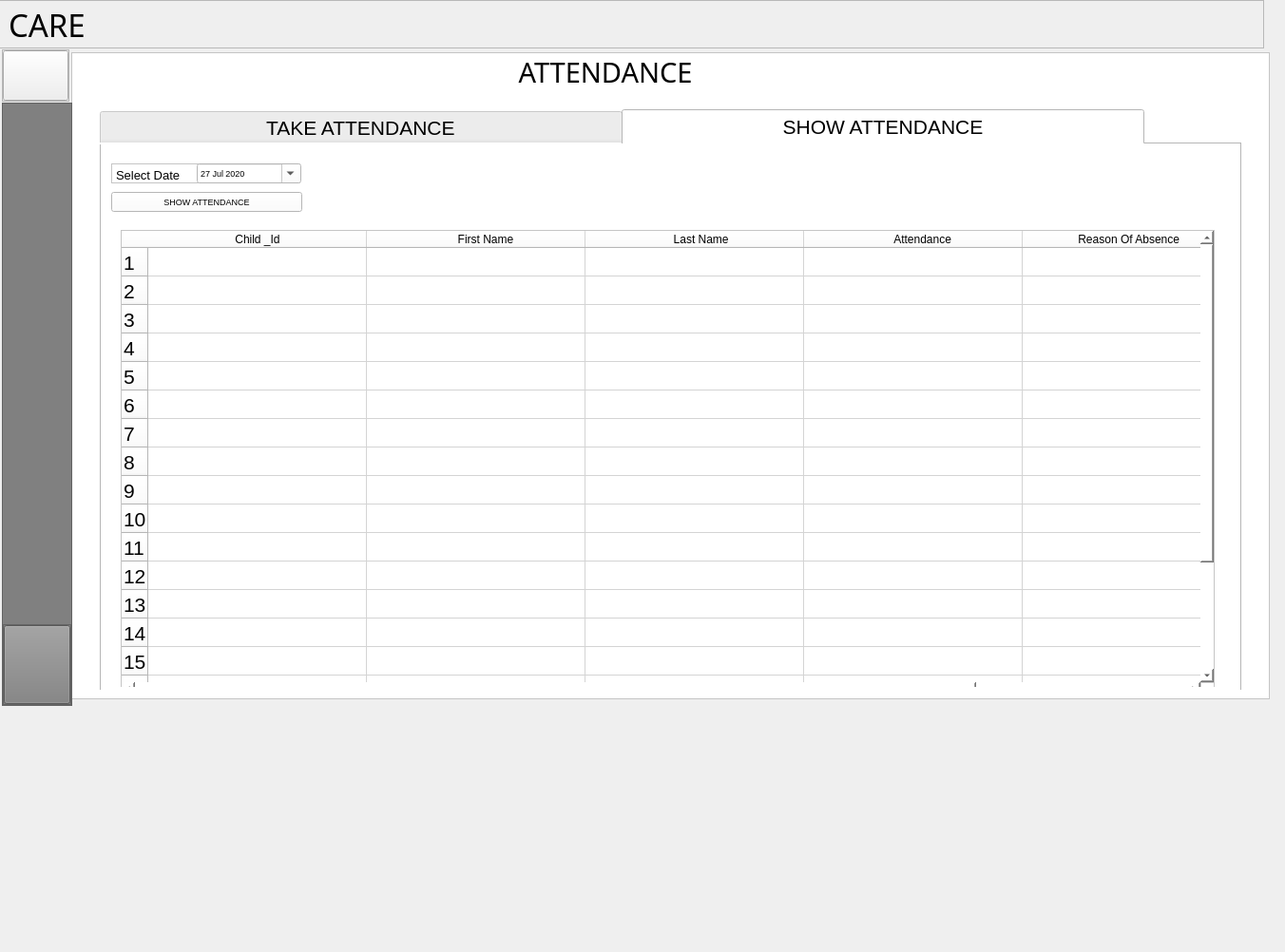
<?xml version="1.0" encoding="UTF-8"?>
<ui version="4.0">
 <class>MainWindow</class>
 <widget class="QMainWindow" name="MainWindow">
  <property name="geometry">
   <rect>
    <x>0</x>
    <y>0</y>
    <width>1352</width>
    <height>1002</height>
   </rect>
  </property>
  <property name="windowTitle">
   <string>MainWindow</string>
  </property>
  <widget class="QWidget" name="centralwidget">
   <widget class="QFrame" name="frame_right">
    <property name="geometry">
     <rect>
      <x>75</x>
      <y>55</y>
      <width>1261</width>
      <height>681</height>
     </rect>
    </property>
    <property name="sizePolicy">
     <sizepolicy hsizetype="Expanding" vsizetype="Expanding">
      <horstretch>0</horstretch>
      <verstretch>0</verstretch>
     </sizepolicy>
    </property>
    <property name="styleSheet">
     <string notr="true">*{
   background:white;
}</string>
    </property>
    <property name="frameShape">
     <enum>QFrame::StyledPanel</enum>
    </property>
    <property name="frameShadow">
     <enum>QFrame::Raised</enum>
    </property>
    <layout class="QVBoxLayout" name="verticalLayout_3">
     <item>
      <widget class="QStackedWidget" name="stackedWidget">
       <property name="currentIndex">
        <number>1</number>
       </property>
       <widget class="QWidget" name="add_dataset"/>
       <widget class="QWidget" name="attendance">
        <widget class="QLabel" name="label">
         <property name="geometry">
          <rect>
           <x>-270</x>
           <y>-10</y>
           <width>1701</width>
           <height>41</height>
          </rect>
         </property>
         <property name="font">
          <font>
           <family>AcmeFont</family>
           <pointsize>22</pointsize>
          </font>
         </property>
         <property name="text">
          <string>                                                                                                 ATTENDANCE</string>
         </property>
        </widget>
        <widget class="QTabWidget" name="tabWidget">
         <property name="geometry">
          <rect>
           <x>20</x>
           <y>50</y>
           <width>1201</width>
           <height>671</height>
          </rect>
         </property>
         <property name="minimumSize">
          <size>
           <width>1201</width>
           <height>0</height>
          </size>
         </property>
         <property name="font">
          <font>
           <pointsize>16</pointsize>
           <weight>50</weight>
           <bold>false</bold>
          </font>
         </property>
         <property name="tabPosition">
          <enum>QTabWidget::North</enum>
         </property>
         <property name="tabShape">
          <enum>QTabWidget::Rounded</enum>
         </property>
         <property name="currentIndex">
          <number>1</number>
         </property>
         <property name="iconSize">
          <size>
           <width>16</width>
           <height>16</height>
          </size>
         </property>
         <property name="elideMode">
          <enum>Qt::ElideNone</enum>
         </property>
         <widget class="QWidget" name="takeattendance">
          <attribute name="title">
           <string>                            TAKE ATTENDANCE                            </string>
          </attribute>
          <widget class="QTextEdit" name="textEdit">
           <property name="geometry">
            <rect>
             <x>10</x>
             <y>10</y>
             <width>101</width>
             <height>31</height>
            </rect>
           </property>
           <property name="html">
            <string>&lt;!DOCTYPE HTML PUBLIC &quot;-//W3C//DTD HTML 4.0//EN&quot; &quot;http://www.w3.org/TR/REC-html40/strict.dtd&quot;&gt;
&lt;html&gt;&lt;head&gt;&lt;meta name=&quot;qrichtext&quot; content=&quot;1&quot; /&gt;&lt;style type=&quot;text/css&quot;&gt;
p, li { white-space: pre-wrap; }
&lt;/style&gt;&lt;/head&gt;&lt;body style=&quot; font-family:'MS Shell Dlg 2'; font-size:8.25pt; font-weight:400; font-style:normal;&quot;&gt;
&lt;p style=&quot; margin-top:0px; margin-bottom:0px; margin-left:0px; margin-right:0px; -qt-block-indent:0; text-indent:0px;&quot;&gt;&lt;span style=&quot; font-size:12pt;&quot;&gt;Date &lt;/span&gt;&lt;/p&gt;&lt;/body&gt;&lt;/html&gt;</string>
           </property>
          </widget>
          <widget class="QDateEdit" name="dateEdit_2">
           <property name="geometry">
            <rect>
             <x>70</x>
             <y>10</y>
             <width>161</width>
             <height>31</height>
            </rect>
           </property>
           <property name="calendarPopup">
            <bool>false</bool>
           </property>
           <property name="date">
            <date>
             <year>2020</year>
             <month>7</month>
             <day>27</day>
            </date>
           </property>
          </widget>
          <widget class="QTableWidget" name="tableWidget_4">
           <property name="geometry">
            <rect>
             <x>20</x>
             <y>60</y>
             <width>1161</width>
             <height>561</height>
            </rect>
           </property>
           <property name="font">
            <font>
             <pointsize>8</pointsize>
            </font>
           </property>
           <property name="rowCount">
            <number>20</number>
           </property>
           <attribute name="horizontalHeaderDefaultSectionSize">
            <number>187</number>
           </attribute>
           <row/>
           <row/>
           <row/>
           <row/>
           <row/>
           <row/>
           <row/>
           <row/>
           <row/>
           <row/>
           <row/>
           <row/>
           <row/>
           <row/>
           <row/>
           <row/>
           <row/>
           <row/>
           <row/>
           <row/>
           <column>
            <property name="text">
             <string>Child Id</string>
            </property>
           </column>
           <column>
            <property name="text">
             <string>First Name</string>
            </property>
           </column>
           <column>
            <property name="text">
             <string>Last Name</string>
            </property>
           </column>
           <column>
            <property name="text">
             <string>Date</string>
            </property>
           </column>
           <column>
            <property name="text">
             <string>Attendance</string>
            </property>
           </column>
           <column>
            <property name="text">
             <string>Reason Of Reason</string>
            </property>
           </column>
          </widget>
         </widget>
         <widget class="QWidget" name="showattendance">
          <attribute name="title">
           <string>                           SHOW ATTENDANCE                           </string>
          </attribute>
          <widget class="QTextBrowser" name="textBrowser">
           <property name="geometry">
            <rect>
             <x>10</x>
             <y>20</y>
             <width>121</width>
             <height>21</height>
            </rect>
           </property>
           <property name="html">
            <string>&lt;!DOCTYPE HTML PUBLIC &quot;-//W3C//DTD HTML 4.0//EN&quot; &quot;http://www.w3.org/TR/REC-html40/strict.dtd&quot;&gt;
&lt;html&gt;&lt;head&gt;&lt;meta name=&quot;qrichtext&quot; content=&quot;1&quot; /&gt;&lt;style type=&quot;text/css&quot;&gt;
p, li { white-space: pre-wrap; }
&lt;/style&gt;&lt;/head&gt;&lt;body style=&quot; font-family:'MS Shell Dlg 2'; font-size:8.25pt; font-weight:400; font-style:normal;&quot;&gt;
&lt;p style=&quot; margin-top:0px; margin-bottom:0px; margin-left:0px; margin-right:0px; -qt-block-indent:0; text-indent:0px;&quot;&gt;&lt;span style=&quot; font-size:10pt;&quot;&gt;Select Date&lt;/span&gt;&lt;/p&gt;&lt;/body&gt;&lt;/html&gt;</string>
           </property>
          </widget>
          <widget class="QDateEdit" name="dateEdit">
           <property name="geometry">
            <rect>
             <x>100</x>
             <y>20</y>
             <width>110</width>
             <height>21</height>
            </rect>
           </property>
           <property name="font">
            <font>
             <pointsize>7</pointsize>
            </font>
           </property>
           <property name="wrapping">
            <bool>false</bool>
           </property>
           <property name="calendarPopup">
            <bool>true</bool>
           </property>
           <property name="date">
            <date>
             <year>2020</year>
             <month>7</month>
             <day>27</day>
            </date>
           </property>
          </widget>
          <widget class="QPushButton" name="pushButton_2">
           <property name="geometry">
            <rect>
             <x>10</x>
             <y>50</y>
             <width>201</width>
             <height>21</height>
            </rect>
           </property>
           <property name="font">
            <font>
             <pointsize>7</pointsize>
            </font>
           </property>
           <property name="text">
            <string>SHOW ATTENDANCE</string>
           </property>
          </widget>
          <widget class="QFrame" name="frame_2">
           <property name="geometry">
            <rect>
             <x>20</x>
             <y>90</y>
             <width>1151</width>
             <height>481</height>
            </rect>
           </property>
           <property name="frameShape">
            <enum>QFrame::StyledPanel</enum>
           </property>
           <property name="frameShadow">
            <enum>QFrame::Raised</enum>
           </property>
           <widget class="QTableWidget" name="tableWidget">
            <property name="geometry">
             <rect>
              <x>0</x>
              <y>0</y>
              <width>1151</width>
              <height>491</height>
             </rect>
            </property>
            <property name="rowCount">
             <number>20</number>
            </property>
            <attribute name="horizontalHeaderDefaultSectionSize">
             <number>230</number>
            </attribute>
            <row/>
            <row/>
            <row/>
            <row/>
            <row/>
            <row/>
            <row/>
            <row/>
            <row/>
            <row/>
            <row/>
            <row/>
            <row/>
            <row/>
            <row/>
            <row/>
            <row/>
            <row/>
            <row/>
            <row/>
            <column>
             <property name="text">
              <string>        Child _Id        </string>
             </property>
            </column>
            <column>
             <property name="text">
              <string>             First Name       </string>
             </property>
            </column>
            <column>
             <property name="text">
              <string>           Last Name       </string>
             </property>
            </column>
            <column>
             <property name="text">
              <string>              Attendance        </string>
             </property>
            </column>
            <column>
             <property name="text">
              <string>                                              Reason Of Absence                                                </string>
             </property>
            </column>
           </widget>
          </widget>
         </widget>
        </widget>
       </widget>
       <widget class="QWidget" name="in_out">
        <widget class="QLabel" name="label_2">
         <property name="geometry">
          <rect>
           <x>-4</x>
           <y>-8</y>
           <width>1251</width>
           <height>41</height>
          </rect>
         </property>
         <property name="font">
          <font>
           <family>AcmeFont</family>
           <pointsize>22</pointsize>
          </font>
         </property>
         <property name="text">
          <string>                                                          IN AND OUT MOVEMENT</string>
         </property>
        </widget>
        <widget class="QTabWidget" name="tabWidget_2">
         <property name="geometry">
          <rect>
           <x>10</x>
           <y>50</y>
           <width>1211</width>
           <height>601</height>
          </rect>
         </property>
         <property name="minimumSize">
          <size>
           <width>1201</width>
           <height>0</height>
          </size>
         </property>
         <property name="font">
          <font>
           <pointsize>16</pointsize>
           <weight>50</weight>
           <bold>false</bold>
          </font>
         </property>
         <property name="tabPosition">
          <enum>QTabWidget::North</enum>
         </property>
         <property name="tabShape">
          <enum>QTabWidget::Rounded</enum>
         </property>
         <property name="currentIndex">
          <number>1</number>
         </property>
         <property name="iconSize">
          <size>
           <width>16</width>
           <height>16</height>
          </size>
         </property>
         <property name="elideMode">
          <enum>Qt::ElideNone</enum>
         </property>
         <widget class="QWidget" name="takeattendance_2">
          <attribute name="title">
           <string>                        TODAYS IN AND OUT DETAIL                   </string>
          </attribute>
          <widget class="QTableWidget" name="tableWidget_3">
           <property name="geometry">
            <rect>
             <x>30</x>
             <y>50</y>
             <width>1151</width>
             <height>521</height>
            </rect>
           </property>
           <property name="sizePolicy">
            <sizepolicy hsizetype="Expanding" vsizetype="Expanding">
             <horstretch>0</horstretch>
             <verstretch>0</verstretch>
            </sizepolicy>
           </property>
           <property name="sizeAdjustPolicy">
            <enum>QAbstractScrollArea::AdjustIgnored</enum>
           </property>
           <property name="rowCount">
            <number>20</number>
           </property>
           <attribute name="horizontalHeaderDefaultSectionSize">
            <number>223</number>
           </attribute>
           <attribute name="horizontalHeaderStretchLastSection">
            <bool>false</bool>
           </attribute>
           <row/>
           <row/>
           <row/>
           <row/>
           <row/>
           <row/>
           <row/>
           <row/>
           <row/>
           <row/>
           <row/>
           <row/>
           <row/>
           <row/>
           <row/>
           <row/>
           <row/>
           <row/>
           <row/>
           <row/>
           <column>
            <property name="text">
             <string>Id </string>
            </property>
            <property name="font">
             <font>
              <pointsize>10</pointsize>
             </font>
            </property>
           </column>
           <column>
            <property name="text">
             <string>Date-Out</string>
            </property>
            <property name="font">
             <font>
              <pointsize>10</pointsize>
             </font>
            </property>
           </column>
           <column>
            <property name="text">
             <string>Time-Out</string>
            </property>
            <property name="font">
             <font>
              <pointsize>10</pointsize>
             </font>
            </property>
           </column>
           <column>
            <property name="text">
             <string>Date-In</string>
            </property>
            <property name="font">
             <font>
              <pointsize>10</pointsize>
             </font>
            </property>
           </column>
           <column>
            <property name="text">
             <string>Time-In</string>
            </property>
            <property name="font">
             <font>
              <pointsize>10</pointsize>
             </font>
            </property>
           </column>
          </widget>
          <widget class="QPushButton" name="show">
           <property name="geometry">
            <rect>
             <x>30</x>
             <y>10</y>
             <width>75</width>
             <height>23</height>
            </rect>
           </property>
           <property name="text">
            <string>SHOW</string>
           </property>
          </widget>
         </widget>
         <widget class="QWidget" name="showattendance_2">
          <attribute name="title">
           <string>                     SHOW IN AND OUT DETAILS                       </string>
          </attribute>
          <widget class="QTextBrowser" name="textBrowser_2">
           <property name="geometry">
            <rect>
             <x>10</x>
             <y>20</y>
             <width>121</width>
             <height>21</height>
            </rect>
           </property>
           <property name="font">
            <font>
             <pointsize>6</pointsize>
            </font>
           </property>
           <property name="html">
            <string>&lt;!DOCTYPE HTML PUBLIC &quot;-//W3C//DTD HTML 4.0//EN&quot; &quot;http://www.w3.org/TR/REC-html40/strict.dtd&quot;&gt;
&lt;html&gt;&lt;head&gt;&lt;meta name=&quot;qrichtext&quot; content=&quot;1&quot; /&gt;&lt;style type=&quot;text/css&quot;&gt;
p, li { white-space: pre-wrap; }
&lt;/style&gt;&lt;/head&gt;&lt;body style=&quot; font-family:'MS Shell Dlg 2'; font-size:6pt; font-weight:400; font-style:normal;&quot;&gt;
&lt;p style=&quot; margin-top:0px; margin-bottom:0px; margin-left:0px; margin-right:0px; -qt-block-indent:0; text-indent:0px;&quot;&gt;&lt;span style=&quot; font-size:10pt;&quot;&gt;Select Date&lt;/span&gt;&lt;/p&gt;&lt;/body&gt;&lt;/html&gt;</string>
           </property>
          </widget>
          <widget class="QDateEdit" name="dateEdit_4">
           <property name="geometry">
            <rect>
             <x>100</x>
             <y>20</y>
             <width>121</width>
             <height>21</height>
            </rect>
           </property>
           <property name="font">
            <font>
             <pointsize>7</pointsize>
            </font>
           </property>
           <property name="calendarPopup">
            <bool>true</bool>
           </property>
           <property name="date">
            <date>
             <year>2020</year>
             <month>7</month>
             <day>27</day>
            </date>
           </property>
          </widget>
          <widget class="QPushButton" name="showinandout">
           <property name="geometry">
            <rect>
             <x>10</x>
             <y>50</y>
             <width>211</width>
             <height>21</height>
            </rect>
           </property>
           <property name="font">
            <font>
             <family>Leelawadee</family>
             <pointsize>7</pointsize>
            </font>
           </property>
           <property name="text">
            <string>SHOW IN AND OUT</string>
           </property>
          </widget>
          <widget class="QTableWidget" name="tableWidget_2">
           <property name="geometry">
            <rect>
             <x>20</x>
             <y>90</y>
             <width>1171</width>
             <height>481</height>
            </rect>
           </property>
           <property name="font">
            <font>
             <pointsize>8</pointsize>
            </font>
           </property>
           <property name="rowCount">
            <number>20</number>
           </property>
           <attribute name="horizontalHeaderDefaultSectionSize">
            <number>223</number>
           </attribute>
           <row/>
           <row/>
           <row/>
           <row/>
           <row/>
           <row/>
           <row/>
           <row/>
           <row/>
           <row/>
           <row/>
           <row/>
           <row/>
           <row/>
           <row/>
           <row/>
           <row/>
           <row/>
           <row/>
           <row/>
           <column>
            <property name="text">
             <string>Id </string>
            </property>
            <property name="font">
             <font>
              <pointsize>10</pointsize>
             </font>
            </property>
           </column>
           <column>
            <property name="text">
             <string>Date-Out</string>
            </property>
            <property name="font">
             <font>
              <pointsize>10</pointsize>
             </font>
            </property>
           </column>
           <column>
            <property name="text">
             <string>Time-Out</string>
            </property>
            <property name="font">
             <font>
              <pointsize>10</pointsize>
             </font>
            </property>
           </column>
           <column>
            <property name="text">
             <string>Date-In</string>
            </property>
            <property name="font">
             <font>
              <pointsize>10</pointsize>
             </font>
            </property>
           </column>
           <column>
            <property name="text">
             <string>Time-In</string>
            </property>
            <property name="font">
             <font>
              <pointsize>10</pointsize>
             </font>
            </property>
           </column>
          </widget>
         </widget>
        </widget>
       </widget>
       <widget class="QWidget" name="detail"/>
      </widget>
     </item>
    </layout>
   </widget>
   <widget class="QFrame" name="frame_top">
    <property name="geometry">
     <rect>
      <x>-1</x>
      <y>0</y>
      <width>1331</width>
      <height>51</height>
     </rect>
    </property>
    <property name="sizePolicy">
     <sizepolicy hsizetype="Expanding" vsizetype="Expanding">
      <horstretch>0</horstretch>
      <verstretch>0</verstretch>
     </sizepolicy>
    </property>
    <property name="frameShape">
     <enum>QFrame::StyledPanel</enum>
    </property>
    <property name="frameShadow">
     <enum>QFrame::Raised</enum>
    </property>
    <layout class="QHBoxLayout" name="horizontalLayout">
     <item>
      <widget class="QLabel" name="label_3">
       <property name="sizePolicy">
        <sizepolicy hsizetype="Preferred" vsizetype="Preferred">
         <horstretch>0</horstretch>
         <verstretch>0</verstretch>
        </sizepolicy>
       </property>
       <property name="font">
        <font>
         <family>Bodoni MT</family>
         <pointsize>25</pointsize>
        </font>
       </property>
       <property name="text">
        <string>CARE</string>
       </property>
       <property name="scaledContents">
        <bool>true</bool>
       </property>
      </widget>
     </item>
    </layout>
   </widget>
   <widget class="QFrame" name="frame_toggle">
    <property name="geometry">
     <rect>
      <x>2</x>
      <y>52</y>
      <width>71</width>
      <height>55</height>
     </rect>
    </property>
    <property name="frameShape">
     <enum>QFrame::StyledPanel</enum>
    </property>
    <property name="frameShadow">
     <enum>QFrame::Raised</enum>
    </property>
    <layout class="QVBoxLayout" name="verticalLayout_2">
     <property name="spacing">
      <number>1</number>
     </property>
     <property name="leftMargin">
      <number>0</number>
     </property>
     <property name="topMargin">
      <number>0</number>
     </property>
     <property name="rightMargin">
      <number>0</number>
     </property>
     <property name="bottomMargin">
      <number>0</number>
     </property>
     <item>
      <widget class="QPushButton" name="toggle_button">
       <property name="sizePolicy">
        <sizepolicy hsizetype="Expanding" vsizetype="Expanding">
         <horstretch>0</horstretch>
         <verstretch>0</verstretch>
        </sizepolicy>
       </property>
       <property name="text">
        <string/>
       </property>
       <property name="icon">
        <iconset>
         <normaloff>:/icon/cil-menu.png</normaloff>:/icon/cil-menu.png</iconset>
       </property>
       <property name="iconSize">
        <size>
         <width>40</width>
         <height>40</height>
        </size>
       </property>
      </widget>
     </item>
    </layout>
   </widget>
   <widget class="QFrame" name="frame_left">
    <property name="geometry">
     <rect>
      <x>2</x>
      <y>108</y>
      <width>74</width>
      <height>635</height>
     </rect>
    </property>
    <property name="sizePolicy">
     <sizepolicy hsizetype="Preferred" vsizetype="Preferred">
      <horstretch>0</horstretch>
      <verstretch>0</verstretch>
     </sizepolicy>
    </property>
    <property name="minimumSize">
     <size>
      <width>70</width>
      <height>0</height>
     </size>
    </property>
    <property name="styleSheet">
     <string notr="true">*{
   background:grey;
}</string>
    </property>
    <property name="frameShape">
     <enum>QFrame::StyledPanel</enum>
    </property>
    <property name="frameShadow">
     <enum>QFrame::Raised</enum>
    </property>
    <layout class="QVBoxLayout" name="verticalLayout" stretch="0,0">
     <property name="spacing">
      <number>1</number>
     </property>
     <property name="leftMargin">
      <number>0</number>
     </property>
     <property name="topMargin">
      <number>0</number>
     </property>
     <property name="rightMargin">
      <number>0</number>
     </property>
     <property name="bottomMargin">
      <number>0</number>
     </property>
     <item alignment="Qt::AlignTop">
      <widget class="QFrame" name="frame_menu">
       <property name="enabled">
        <bool>true</bool>
       </property>
       <property name="sizePolicy">
        <sizepolicy hsizetype="Minimum" vsizetype="Minimum">
         <horstretch>70</horstretch>
         <verstretch>0</verstretch>
        </sizepolicy>
       </property>
       <property name="minimumSize">
        <size>
         <width>70</width>
         <height>0</height>
        </size>
       </property>
       <property name="frameShape">
        <enum>QFrame::NoFrame</enum>
       </property>
       <property name="frameShadow">
        <enum>QFrame::Raised</enum>
       </property>
      </widget>
     </item>
     <item alignment="Qt::AlignBottom">
      <widget class="QFrame" name="frame">
       <property name="sizePolicy">
        <sizepolicy hsizetype="Expanding" vsizetype="Preferred">
         <horstretch>0</horstretch>
         <verstretch>0</verstretch>
        </sizepolicy>
       </property>
       <property name="minimumSize">
        <size>
         <width>70</width>
         <height>85</height>
        </size>
       </property>
       <property name="frameShape">
        <enum>QFrame::StyledPanel</enum>
       </property>
       <property name="frameShadow">
        <enum>QFrame::Raised</enum>
       </property>
       <layout class="QVBoxLayout" name="verticalLayout_4">
        <property name="spacing">
         <number>1</number>
        </property>
        <property name="leftMargin">
         <number>0</number>
        </property>
        <property name="topMargin">
         <number>0</number>
        </property>
        <property name="rightMargin">
         <number>0</number>
        </property>
        <property name="bottomMargin">
         <number>0</number>
        </property>
        <item>
         <widget class="QPushButton" name="pushButton">
          <property name="sizePolicy">
           <sizepolicy hsizetype="Expanding" vsizetype="Expanding">
            <horstretch>0</horstretch>
            <verstretch>0</verstretch>
           </sizepolicy>
          </property>
          <property name="text">
           <string/>
          </property>
          <property name="icon">
           <iconset>
            <normaloff>:/icon/cil-loop-circular.png</normaloff>:/icon/cil-loop-circular.png</iconset>
          </property>
          <property name="iconSize">
           <size>
            <width>40</width>
            <height>40</height>
           </size>
          </property>
         </widget>
        </item>
       </layout>
      </widget>
     </item>
    </layout>
   </widget>
   <zorder>frame_top</zorder>
   <zorder>frame_right</zorder>
   <zorder>frame_toggle</zorder>
   <zorder>frame_left</zorder>
  </widget>
  <widget class="QMenuBar" name="menubar">
   <property name="geometry">
    <rect>
     <x>0</x>
     <y>0</y>
     <width>1352</width>
     <height>21</height>
    </rect>
   </property>
  </widget>
 </widget>
 <resources/>
 <connections/>
</ui>
